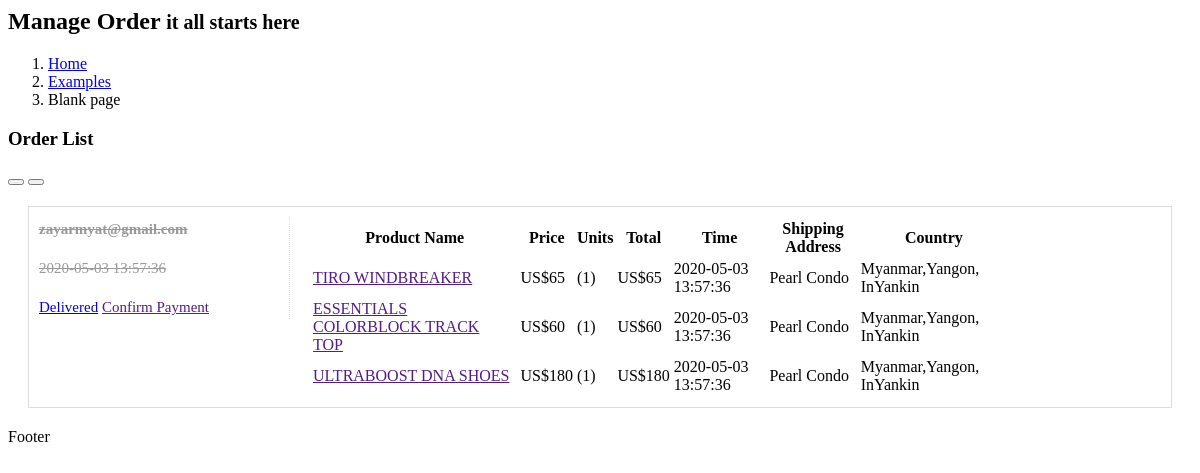
Screenshot of /sport-store2/admin/order2.php with the database file from the repository.
### tables this page shows
CREATE TABLE `orders` (
  `order_id` int(11) NOT NULL,
  `customer` varchar(255) NOT NULL,
  `shipping_id` int(11) NOT NULL,
  `status` int(1) NOT NULL,
  `total_amt` float NOT NULL,
  `total_qty` int(11) NOT NULL,
  `payment_type` varchar(255) NOT NULL,
  `created_date` datetime NOT NULL,
  `modified_date` datetime NOT NULL
);

CREATE TABLE `order_items` (
  `order_item_id` int(11) NOT NULL,
  `order_id` int(11) NOT NULL,
  `product_id` int(11) NOT NULL,
  `product_name` varchar(255) NOT NULL,
  `price` varchar(255) NOT NULL,
  `units` int(11) NOT NULL,
  `total` varchar(255) NOT NULL,
  `customer` varchar(255) NOT NULL
);

CREATE TABLE `product` (
  `id` int(11) NOT NULL,
  `product_name` varchar(255) NOT NULL,
  `categories` varchar(255) NOT NULL,
  `sub_cat` varchar(255) NOT NULL,
  `brand` varchar(255) NOT NULL,
  `supplier` varchar(255) NOT NULL,
  `description` text NOT NULL,
  `price` varchar(50) NOT NULL,
  `cover` varchar(255) NOT NULL,
  `qty` int(11) NOT NULL,
  `created_date` datetime NOT NULL,
  `modified_date` datetime NOT NULL
);

CREATE TABLE `shipping` (
  `shipping_id` int(11) NOT NULL,
  `full_name` varchar(255) NOT NULL,
  `email` varchar(255) NOT NULL,
  `store_id` int(11) NOT NULL,
  `phone` varchar(255) NOT NULL,
  `status` varchar(255) NOT NULL,
  `shipping_type` varchar(255) NOT NULL,
  `street_address` varchar(255) NOT NULL,
  `country` varchar(100) NOT NULL,
  `state` varchar(100) NOT NULL,
  `city` varchar(100) NOT NULL,
  `zipcode` int(11) NOT NULL,
  `created_date` datetime NOT NULL,
  `modified_date` datetime NOT NULL,
  `shipping_time` datetime NOT NULL
);

### sport-store2/admin/order2.php (the view, shortened to what this page needs)
<?php
   include('../confs/config.php');
?>
  <div class="content-wrapper">
    <section class="content-header">
      <h1>
        Manage Order
        <small>it all starts here</small>
      </h1>
      <ol class="breadcrumb">
        <li><a href="#"><i class="fa fa-dashboard"></i> Home</a></li>
        <li><a href="#">Examples</a></li>
        <li class="active">Blank page</li>
      </ol>
    </section>
    <section class="content">
      <div class="box">
        <div class="box-header with-border">
          <h3 class="box-title">Order List</h3>
          <div class="box-tools pull-right">
            <button type="button" class="btn btn-box-tool" data-widget="collapse" data-toggle="tooltip" title="Collapse">
              <i class="fa fa-minus"></i></button>
            <button type="button" class="btn btn-box-tool" data-widget="remove" data-toggle="tooltip" title="Remove">
              <i class="fa fa-times"></i></button>
          </div>
        </div>
        <div class="box-body">
<?php
	$orders = mysqli_query($mysqli,"SELECT * FROM orders ORDER BY order_id DESC LIMIT 5"); ?>
	<ul class="orders">
	<?php while($order = mysqli_fetch_assoc($orders)):
?>
 <?php if($order['status']): ?>
 	<li class="delivered">
 <?php else: ?>
 	<li>
 <?php endif; ?>
 <div class="order">
 	<b><i class="fa fa-user"></i><?php echo $order['customer']; ?></b>
 	<p><i class="fa fa-clock-o"></i><?php echo $order['created_date']; ?></p>
 	<?php if($order['status'] == 0){ ?>
 	<a href="order_status.php?id=<?php echo $order['order_id']?>&status=0" >Undo</a>
 	<?php }else if($order['status'] == 2){ ?>
 	<a href="order_status.php?id=<?php echo $order['order_id']?>&status=2" >Waiting Payment</a>
 <?php }else{ ?>
 	<a href="order_status.php?id=<?php echo $order['order_id']?>&status=1"
 	>Delivered</a>
 <?php } ?>
    <a href="" class="btn btn-default">Confirm Payment</a>
 </div>
 <div class="items">
 <table class="table">
 		<tr>
 			<th>Product Name</th>
 			<th>Price</th>
 			<th>Units</th>
 			<th>Total</th>
 			<th>Time</th>
 			<th>Shipping Address</th>
 			<th>Country</th>
 		</tr>
 	<?php
 		$order_id = $order['order_id'];
 		$items = mysqli_query($mysqli,"SELECT order_items.*,product.product_name FROM order_items LEFT JOIN product ON order_items.product_id = product.id WHERE order_items.order_id = $order_id");
 		while($item = mysqli_fetch_assoc($items)):
 		?>
 		<tr>
 			<td><a href=""><?php echo $item['product_name'] ?></a></td>
 			<td>US$<?php echo $item['price'] ?></td>
 			<td>(<?php echo $item['units'] ?>)</td>
 			<td><span class='badge progress-bar-warning'>
 			US$<?php echo $item['total'] ?></span></td>
 			<td><i class="fa fa-clock-o"></i><?php echo $order['created_date'] ?></td>
 			<?php
 			include('../confs/config.php');
 			$sql = "SELECT * FROM shipping
 			LEFT JOIN orders
 			ON shipping.shipping_id = orders.shipping_id
 			WHERE orders.order_id = $order_id";
 			$run = mysqli_query($mysqli,$sql);
 			while($ship = mysqli_fetch_assoc($run)):
 			?>
 				<td><?php echo $ship['street_address'] ?></td>
 				<td><?php echo $ship['country'] ?>,<?php echo $ship['state'] ?>, In<?php echo $ship['city'] ?></td>
 			<?php endwhile; ?>
 		</tr>
 	<?php endwhile; ?>
 	</table>
 </div>
 	</li>
<?php endwhile; ?>
</ul>
        </div>
        <div class="box-footer">
          Footer
        </div>
      </div>
    </section>
  </div>
<link rel="stylesheet" type="text/css" href="css/order.css">

### sport-store2/admin/css/order.css (style rules this page uses)
ul.orders { list-style: none; margin: 20px; padding: 0; line-height: 1.5em; }
ul.orders li { padding: 10px; border: 1px solid #ddd; margin-bottom: 10px; overflow: hidden; font-size: 15px; }
ul.orders .order { float: left; width: 250px; border-right: 1px dotted #ddd; margin-right: 20px; }
ul.orders .items { float: left; width: 700px; }
ul.orders b, ul.orders i, ul.orders span { display: block; }
ul.orders .items a { font-weight: normal; margin-right: 6px; }
ul.orders li.delivered { color: #999; }
li.delivered .order b, li.delivered .order i, li.delivered .order p, li.delivered .order span { text-decoration: line-through; }

### rows the page displays
orders: customer "zayarmyat@gmail.com", created_date "2020-05-03 13:57:36", shipping.street_address "Pearl Condo", shipping.country "Myanmar", shipping.state "Yangon", shipping.city "Yankin"
order_items: product.product_name "TIRO WINDBREAKER", price "65", units "1", total "65", order.created_date "2020-05-03 13:57:36"
order_items: product.product_name "ESSENTIALS COLORBLOCK TRACK TOP", price "60", units "1", total "60", order.created_date "2020-05-03 13:57:36"
order_items: product.product_name "ULTRABOOST DNA SHOES", price "180", units "1", total "180", order.created_date "2020-05-03 13:57:36"
